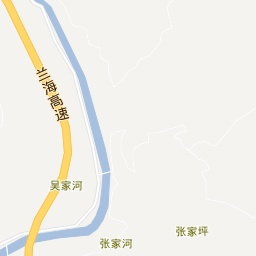
#> input picture 5757/1836.png, 256 x 256 px, found by its file name; its folder holds only this picture in this run
$ python main.py
#> lines starting #> are read from the running program, lines starting #| are printed output that depends on the picture; after the words box and inside, x2 and y2 are one past the last pixel; in counts of white or black regions, pixels touching at a corner belong together
# coding=utf-8
# 图片修复
from cv2 import cv2
import numpy as np
import os

base_path = "/mnt/d/github/image-clear-text/5757/"
for img_file in os.listdir(base_path):
    path = base_path + img_file

    img = cv2.imread(path)
#> img is the input picture: shape (256, 256, 3); mean B, G, R 232.6, 238.7, 240
    # hight, width, depth = img.shape[0:50]

    # 图片二值化处理，把[240, 240, 240]~[255, 255, 255]以外的颜色变成0
    thresh = cv2.inRange(img, np.array([0, 0, 0]), np.array([200, 200, 200]))
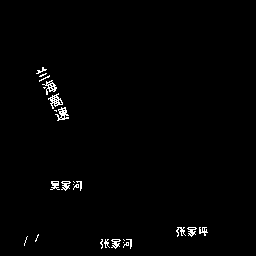
#> thresh: shape (256, 256); 1.2% white in thin lines or dots, all inside (x1, y1, x2, y2) = (24, 67, 208, 249)

    # 创建形状和尺寸的结构元素
    kernel = np.ones((3, 3), np.uint8)
    # 扩张待修复区域
    hi_mask = cv2.dilate(thresh, kernel, iterations=5)
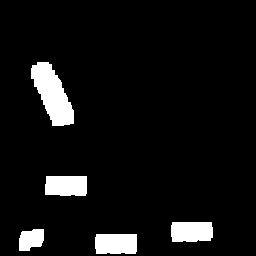
#> hi_mask: shape (256, 256); 6.8% white; 5 white regions, box (x1, y1, x2, y2) and area: (31, 62, 74, 126) 1574, (95, 234, 137, 254) 823, (45, 176, 87, 196) 811, (171, 222, 213, 242) 801, (19, 229, 44, 251) 445
    specular = cv2.inpaint(img, hi_mask, 8, flags=cv2.INPAINT_TELEA)
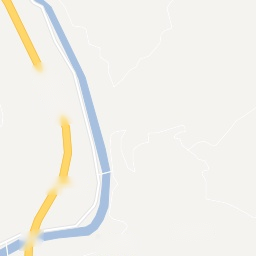
#> specular: shape (256, 256, 3); mean B, G, R 234.9, 240.2, 241.3

    # [6 lines of commented-out code are left out]
    new_img_path = base_path + img_file
    cv2.imwrite(new_img_path, specular, [int(cv2.IMWRITE_JPEG_QUALITY), 70])
